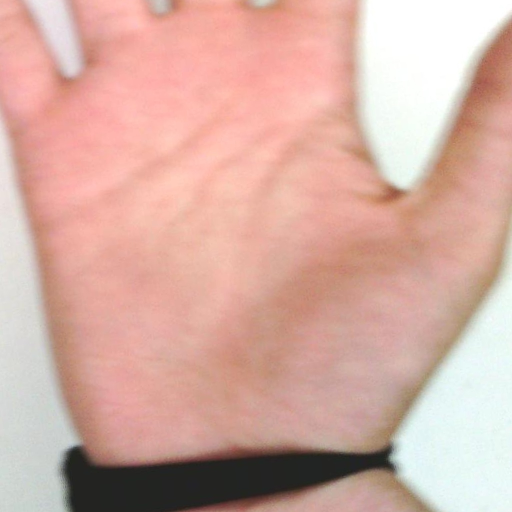
#> input picture assets/sample_aligned.jpg, 1024 x 1024 px (shown at 1/2 size); its folder holds only this picture in this run
$ python -i model_runtime.py   (imports and definitions only)   (older library calls are emulated)
#> lines starting #> are read from the running program, lines starting #| are printed output that depends on the picture
#> further down, picture is the input picture: shape (1024, 1024, 3); mean B, G, R 163.4, 173.8, 213.7
"""Runtime helpers for camera/upload inference with the production checkpoint."""

from __future__ import annotations

import hashlib
import tempfile
from pathlib import Path
from typing import Any

import cv2
import numpy as np
from PIL import Image, ImageOps
from scipy import ndimage


BASE_DIR = Path(__file__).parent
MODEL_DIR = BASE_DIR / "models"
MODEL_SHA256 = "b2be1735907ba2b09ccf742675648617645f135e4924aaa555864a79e47b85ab"


# [28 lines left out: functions _sha256, assemble_checkpoint, not called in this run]


class PalmImageProcessor:
    """Create the same BGR + Hessian four-channel format used for training."""

    def __init__(self, target_size: int = 1024) -> None:
        self.target_size = target_size
        self.clahe = cv2.createCLAHE(clipLimit=2.5, tileGridSize=(8, 8))
        self.sigmas = (1.2, 2.0, 3.5, 5.0)
        self.beta = 0.5
        self.c = 15.0

    # [17 lines left out: functions decode, align_center, not called in this run]

    def enhance(self, image_bgr: np.ndarray) -> np.ndarray:
        lab = cv2.cvtColor(image_bgr, cv2.COLOR_BGR2LAB)
#> lab: shape (1024, 1024, 3); mean of channels 0, 1, 2 188.8, 141.3, 139.3
        lightness, a_channel, b_channel = cv2.split(lab)
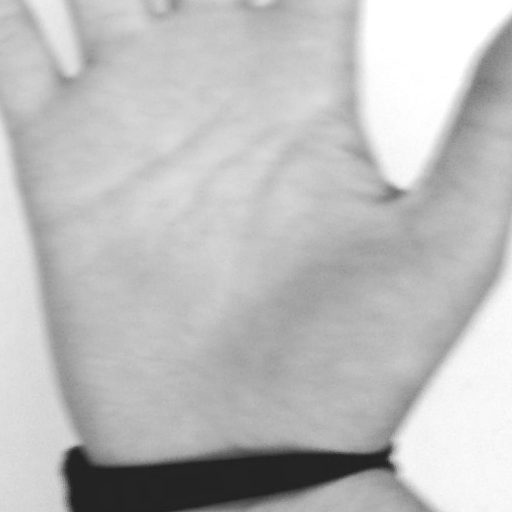
#> lightness: shape (1024, 1024) (shown at 1/2 size); min 26, max 255, mean 188.8
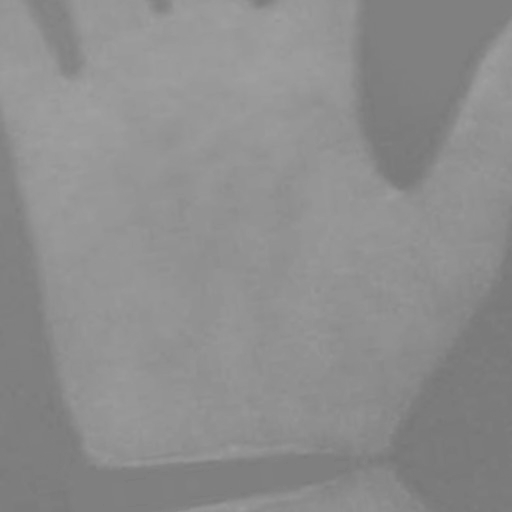
#> a_channel: shape (1024, 1024) (shown at 1/2 size); min 118, max 161, mean 141.3
        enhanced = self.clahe.apply(lightness)
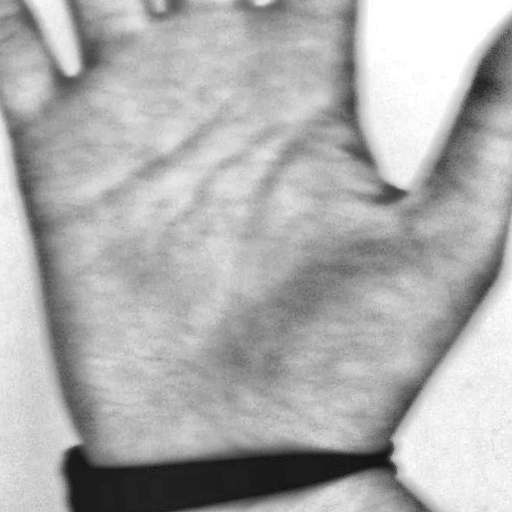
#> enhanced: shape (1024, 1024) (shown at 1/2 size); min 14, max 255, mean 174.2
        return cv2.cvtColor(
            cv2.merge([enhanced, a_channel, b_channel]),
            cv2.COLOR_LAB2BGR,
        )
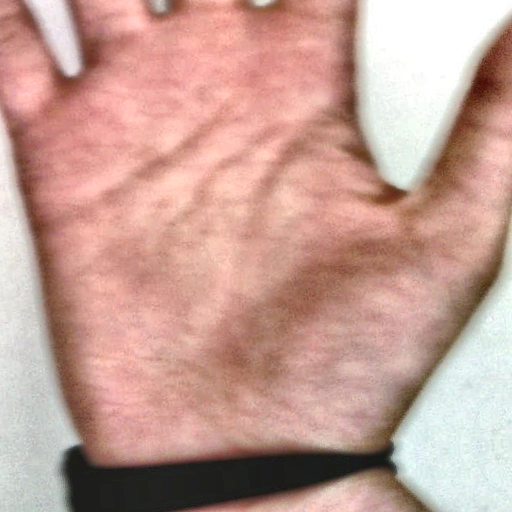
#> returned value: shape (1024, 1024, 3) (shown at 1/2 size); mean B, G, R 148.9, 159.1, 197.7

    # [69 lines left out: functions ridge_map, prepare, load_production_predictor, predict_image, not called in this run]

>>> import cv2
>>> picture = cv2.imread('assets/sample_aligned.jpg')
>>> result = PalmImageProcessor().enhance(picture)
